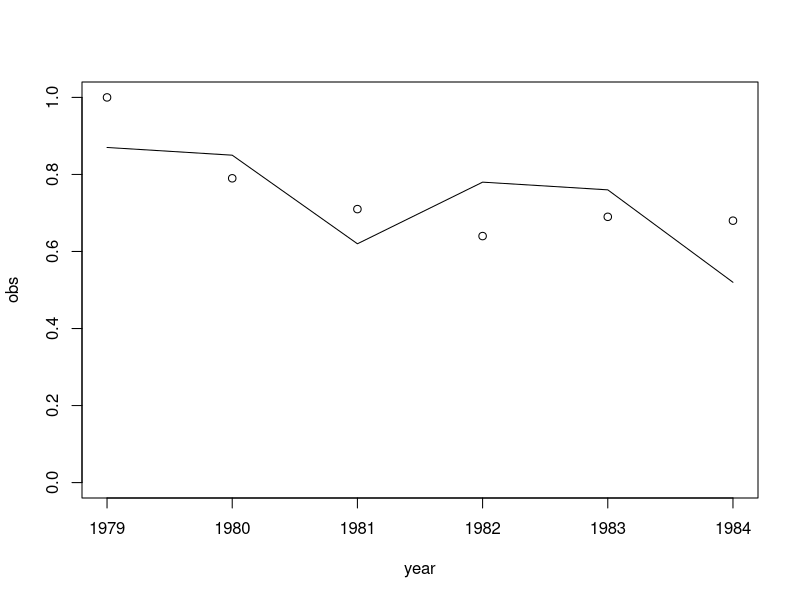

Recreate this plot in R.
# Calculate sigma for CPUE using maximum likelihood

get_sigma <- function(x)
{
  obs <- x$obs
  fit <- x$fit
  rss <- sum((log(fit) - log(obs))^2)
  sigma <- sqrt(rss / length(obs))
  sigma
}

# Impport model results
cpue <- read.csv("cpue.csv")

# Plot
plot(obs~year, cpue, ylim=c(0,1))
lines(fit~year, cpue)

# Calculate
sigma.bar <- get_sigma(cpue)
cpue$sigma <- cpue$sigma * sigma.bar / mean(cpue$sigma)

# REeort
mean(cpue$sigma)
cpue
